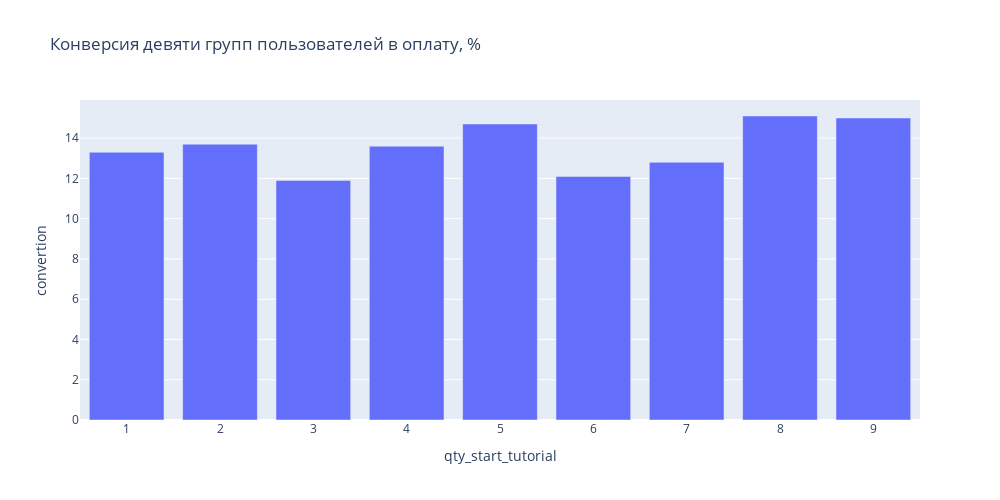

Notebook code for this chart:
### Code cell
# Выведем график с процентами конверсии для каждой из 9 групп
fig = px.bar(
    data_frame=education_count,
    x='qty_start_tutorial', 
    y='convertion', 
    height=500, 
    width=1000, 
    title='Конверсия девяти групп пользователей в оплату, %'
)
fig.update_layout(barmode='group')
fig.show()

### Figure 1 — Plotly figure (JSON) as saved in the notebook; plotly's stock layout.template omitted (floating-point values rounded to 4 significant figures)
{"data": [{"alignmentgroup": "True", "hovertemplate": "qty_start_tutorial=%{x}<br>convertion=%{y}<extra></extra>", "legendgroup": "", "marker": {"color": "#636efa", "pattern": {"shape": ""}}, "name": "", "offsetgroup": "", "orientation": "v", "showlegend": false, "textposition": "auto", "type": "bar", "x": [1, 2, 3, 4, 5, 6, 7, 8, 9], "xaxis": "x", "y": [13.3, 13.7, 11.9, 13.6, 14.7, 12.1, 12.8, 15.1, 15], "yaxis": "y"}], "layout": {"barmode": "group", "height": 500, "legend": {"tracegroupgap": 0}, "title": {"text": "Конверсия девяти групп пользователей в оплату, %"}, "width": 1000, "xaxis": {"anchor": "y", "domain": [0, 1], "title": {"text": "qty_start_tutorial"}}, "yaxis": {"anchor": "x", "domain": [0, 1], "title": {"text": "convertion"}}}}
